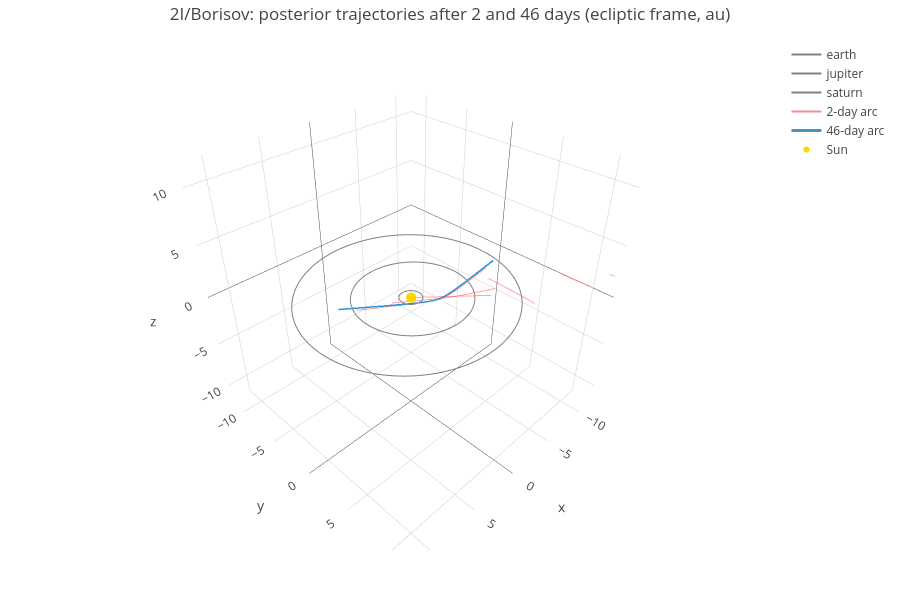

The code cell stored with this chart in its notebook:
### Markdown cell above
On the left, 30 orbits drawn from the 2-day posterior. Each crosses the dashed line of sight at its own
distance (between about 3 au and the prior's 30 au limit for these draws); most are nearly straight
lines - fast, strongly hyperbolic orbits of distant objects - and one of the 30 is bound. That is what a
posterior dominated by prior volume looks like. On the right, the full-arc posterior: the 30
trajectories are indistinguishable at this scale. The drawing uses two-body motion; over ±2.5 years
the planets would bend it only slightly.

The same picture in 3-D (drag to rotate): the hyperbola is inclined 44 degrees to the planets' plane
and passes the Sun outside the orbit of Mars.

### Code cell
figp = go.Figure()
for p_, x in planets.items():
    figp.add_trace(go.Scatter3d(x=x[:, 0], y=x[:, 1], z=x[:, 2], mode="lines", line=dict(color="grey", width=2), name=p_))
for i in range(12):
    figp.add_trace(go.Scatter3d(x=tr3[::3, i, 0], y=tr3[::3, i, 1], z=tr3[::3, i, 2], mode="lines",
                                line=dict(color="rgba(214,39,40,0.5)", width=2), name="2-day arc", showlegend=i == 0))
for i in range(12):
    figp.add_trace(go.Scatter3d(x=full_tr[::3, i, 0], y=full_tr[::3, i, 1], z=full_tr[::3, i, 2], mode="lines",
                                line=dict(color="rgba(31,119,180,0.8)", width=3), name="46-day arc", showlegend=i == 0))
figp.add_trace(go.Scatter3d(x=[0], y=[0], z=[0], mode="markers", marker=dict(size=6, color="gold"), name="Sun"))
figp.update_layout(height=600, scene=dict(xaxis=dict(range=[-12, 12]), yaxis=dict(range=[-12, 12]),
                                          zaxis=dict(range=[-12, 12]), aspectmode="cube"),
                   title="2I/Borisov: posterior trajectories after 2 and 46 days (ecliptic frame, au)")
figp.show()
print(f"total run time {time.time() - T_START:.0f} s")

### Figure 1 — Plotly figure (JSON) as saved in the notebook; plotly's stock layout.template omitted (floating-point values rounded to 4 significant figures; data arrays with more than 128 entries replaced by an {"elided": "..."} marker saying what was removed)
{"data": [{"line": {"color": "grey", "width": 2}, "mode": "lines", "name": "earth", "type": "scatter3d", "x": {"elided": "364 float values"}, "y": {"elided": "364 float values"}, "z": {"elided": "364 float values"}}, {"line": {"color": "grey", "width": 2}, "mode": "lines", "name": "jupiter", "type": "scatter3d", "x": {"elided": "364 float values"}, "y": {"elided": "364 float values"}, "z": {"elided": "364 float values"}}, {"line": {"color": "grey", "width": 2}, "mode": "lines", "name": "saturn", "type": "scatter3d", "x": {"elided": "364 float values"}, "y": {"elided": "364 float values"}, "z": {"elided": "364 float values"}}, {"line": {"color": "rgba(214,39,40,0.5)", "width": 2}, "mode": "lines", "name": "2-day arc", "showlegend": true, "type": "scatter3d", "x": {"elided": "301 float values"}, "y": {"elided": "301 float values"}, "z": {"elided": "301 float values"}}, {"line": {"color": "rgba(214,39,40,0.5)", "width": 2}, "mode": "lines", "name": "2-day arc", "showlegend": false, "type": "scatter3d", "x": {"elided": "301 float values"}, "y": {"elided": "301 float values"}, "z": {"elided": "301 float values"}}, {"line": {"color": "rgba(214,39,40,0.5)", "width": 2}, "mode": "lines", "name": "2-day arc", "showlegend": false, "type": "scatter3d", "x": {"elided": "301 float values"}, "y": {"elided": "301 float values"}, "z": {"elided": "301 float values"}}, {"line": {"color": "rgba(214,39,40,0.5)", "width": 2}, "mode": "lines", "name": "2-day arc", "showlegend": false, "type": "scatter3d", "x": {"elided": "301 float values"}, "y": {"elided": "301 float values"}, "z": {"elided": "301 float values"}}, {"line": {"color": "rgba(214,39,40,0.5)", "width": 2}, "mode": "lines", "name": "2-day arc", "showlegend": false, "type": "scatter3d", "x": {"elided": "301 float values"}, "y": {"elided": "301 float values"}, "z": {"elided": "301 float values"}}, {"line": {"color": "rgba(214,39,40,0.5)", "width": 2}, "mode": "lines", "name": "2-day arc", "showlegend": false, "type": "scatter3d", "x": {"elided": "301 float values"}, "y": {"elided": "301 float values"}, "z": {"elided": "301 float values"}}, {"line": {"color": "rgba(214,39,40,0.5)", "width": 2}, "mode": "lines", "name": "2-day arc", "showlegend": false, "type": "scatter3d", "x": {"elided": "301 float values"}, "y": {"elided": "301 float values"}, "z": {"elided": "301 float values"}}, {"line": {"color": "rgba(214,39,40,0.5)", "width": 2}, "mode": "lines", "name": "2-day arc", "showlegend": false, "type": "scatter3d", "x": {"elided": "301 float values"}, "y": {"elided": "301 float values"}, "z": {"elided": "301 float values"}}, {"line": {"color": "rgba(214,39,40,0.5)", "width": 2}, "mode": "lines", "name": "2-day arc", "showlegend": false, "type": "scatter3d", "x": {"elided": "301 float values"}, "y": {"elided": "301 float values"}, "z": {"elided": "301 float values"}}, {"line": {"color": "rgba(214,39,40,0.5)", "width": 2}, "mode": "lines", "name": "2-day arc", "showlegend": false, "type": "scatter3d", "x": {"elided": "301 float values"}, "y": {"elided": "301 float values"}, "z": {"elided": "301 float values"}}, {"line": {"color": "rgba(214,39,40,0.5)", "width": 2}, "mode": "lines", "name": "2-day arc", "showlegend": false, "type": "scatter3d", "x": {"elided": "301 float values"}, "y": {"elided": "301 float values"}, "z": {"elided": "301 float values"}}, {"line": {"color": "rgba(214,39,40,0.5)", "width": 2}, "mode": "lines", "name": "2-day arc", "showlegend": false, "type": "scatter3d", "x": {"elided": "301 float values"}, "y": {"elided": "301 float values"}, "z": {"elided": "301 float values"}}, {"line": {"color": "rgba(31,119,180,0.8)", "width": 3}, "mode": "lines", "name": "46-day arc", "showlegend": true, "type": "scatter3d", "x": {"elided": "301 float values"}, "y": {"elided": "301 float values"}, "z": {"elided": "301 float values"}}, {"line": {"color": "rgba(31,119,180,0.8)", "width": 3}, "mode": "lines", "name": "46-day arc", "showlegend": false, "type": "scatter3d", "x": {"elided": "301 float values"}, "y": {"elided": "301 float values"}, "z": {"elided": "301 float values"}}, {"line": {"color": "rgba(31,119,180,0.8)", "width": 3}, "mode": "lines", "name": "46-day arc", "showlegend": false, "type": "scatter3d", "x": {"elided": "301 float values"}, "y": {"elided": "301 float values"}, "z": {"elided": "301 float values"}}, {"line": {"color": "rgba(31,119,180,0.8)", "width": 3}, "mode": "lines", "name": "46-day arc", "showlegend": false, "type": "scatter3d", "x": {"elided": "301 float values"}, "y": {"elided": "301 float values"}, "z": {"elided": "301 float values"}}, {"line": {"color": "rgba(31,119,180,0.8)", "width": 3}, "mode": "lines", "name": "46-day arc", "showlegend": false, "type": "scatter3d", "x": {"elided": "301 float values"}, "y": {"elided": "301 float values"}, "z": {"elided": "301 float values"}}, {"line": {"color": "rgba(31,119,180,0.8)", "width": 3}, "mode": "lines", "name": "46-day arc", "showlegend": false, "type": "scatter3d", "x": {"elided": "301 float values"}, "y": {"elided": "301 float values"}, "z": {"elided": "301 float values"}}, {"line": {"color": "rgba(31,119,180,0.8)", "width": 3}, "mode": "lines", "name": "46-day arc", "showlegend": false, "type": "scatter3d", "x": {"elided": "301 float values"}, "y": {"elided": "301 float values"}, "z": {"elided": "301 float values"}}, {"line": {"color": "rgba(31,119,180,0.8)", "width": 3}, "mode": "lines", "name": "46-day arc", "showlegend": false, "type": "scatter3d", "x": {"elided": "301 float values"}, "y": {"elided": "301 float values"}, "z": {"elided": "301 float values"}}, {"line": {"color": "rgba(31,119,180,0.8)", "width": 3}, "mode": "lines", "name": "46-day arc", "showlegend": false, "type": "scatter3d", "x": {"elided": "301 float values"}, "y": {"elided": "301 float values"}, "z": {"elided": "301 float values"}}, {"line": {"color": "rgba(31,119,180,0.8)", "width": 3}, "mode": "lines", "name": "46-day arc", "showlegend": false, "type": "scatter3d", "x": {"elided": "301 float values"}, "y": {"elided": "301 float values"}, "z": {"elided": "301 float values"}}, {"line": {"color": "rgba(31,119,180,0.8)", "width": 3}, "mode": "lines", "name": "46-day arc", "showlegend": false, "type": "scatter3d", "x": {"elided": "301 float values"}, "y": {"elided": "301 float values"}, "z": {"elided": "301 float values"}}, {"line": {"color": "rgba(31,119,180,0.8)", "width": 3}, "mode": "lines", "name": "46-day arc", "showlegend": false, "type": "scatter3d", "x": {"elided": "301 float values"}, "y": {"elided": "301 float values"}, "z": {"elided": "301 float values"}}, {"marker": {"color": "gold", "size": 6}, "mode": "markers", "name": "Sun", "type": "scatter3d", "x": [0], "y": [0], "z": [0]}], "layout": {"height": 600, "scene": {"aspectmode": "cube", "xaxis": {"range": [-12, 12]}, "yaxis": {"range": [-12, 12]}, "zaxis": {"range": [-12, 12]}}, "title": {"text": "2I/Borisov: posterior trajectories after 2 and 46 days (ecliptic frame, au)"}}}
